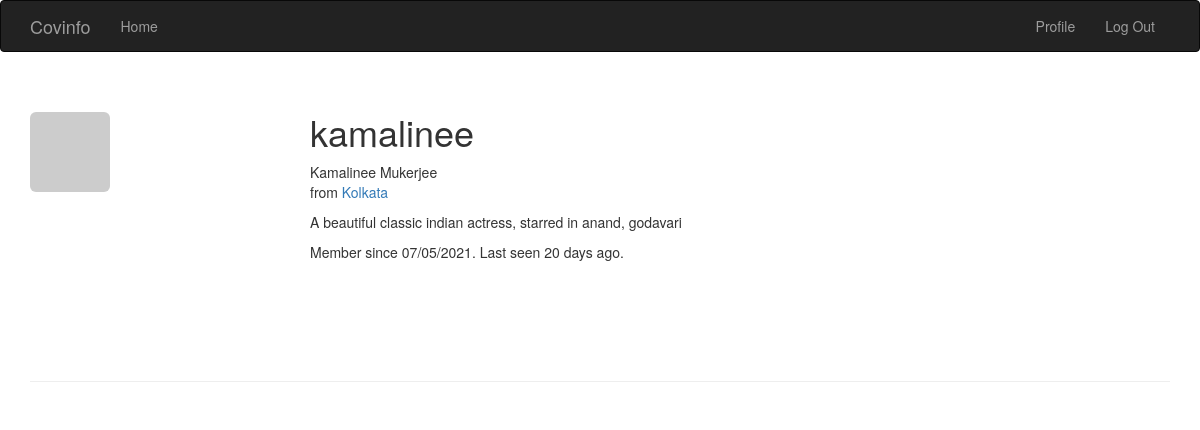
The page /user/kamalinee (signed in) on the database its author committed.
### app/models.py (models this page shows, shortened)
class User(UserMixin, db.Model):
    __tablename__ = 'users'
    id = db.Column(db.Integer, primary_key=True)
    email = db.Column(db.String(64), unique=True, index=True)
    username = db.Column(db.String(64), unique=True, index=True)
    name = db.Column(db.String(64))
    location = db.Column(db.String(64))
    about_me = db.Column(db.Text())
    member_since = db.Column(db.DateTime(), default=datetime.utcnow)
    last_seen = db.Column(db.DateTime(), default=datetime.utcnow)
    role_id = db.Column(db.Integer, db.ForeignKey('roles.id'))
    password_hash = db.Column(db.String(128))
    confirmed = db.Column(db.Boolean, default=False)
    avatar_hash = db.Column(db.String(32))
    @property
    def password(self):
        raise AttributeError('password is not a readable attribute')
    def ping(self):
        self.last_seen = datetime.utcnow()
        db.session.add(self)
        db.session.commit()
    def can(self, perm):
        return self.role is not None and self.role.has_permission(perm)
    def is_administrator(self):
        return self.can(Permission.ADMIN)
    def gravatar_hash(self):
        return hashlib.md5(self.email.lower().encode('utf-8')).hexdigest()
    def gravatar(self, size=100, default='identicon', rating='g'):
        if request.is_secure:
            url = 'https://secure.gravatar.com/avatar'
        else:
            url = 'http://www.gravatar.com/avatar'
        hash = self.avatar_hash or self.gravatar_hash()
        return '{url}/{hash}?s={size}&d={default}&r={rating}'.format(url=url, hash=hash, size=size, default=default, rating=rating)

### app/main/views.py (the view)
@main.route('/user/<username>')
def user(username):
    user = User.query.filter_by(username=username).first_or_404()
    return render_template('user.html', user=user)

### app/auth/views.py (called while the page is built)
@auth.before_app_request
def before_request():
    if current_user.is_authenticated :
        current_user.ping()
        if not current_user.confirmed \
                and request.blueprint != 'auth' \
                and request.endpoint != 'static':
            return redirect(url_for('auth.unconfirmed'))

### app/main/__init__.py (called while the page is built)
@main.app_context_processor
def inject_permissions():
    return dict(Permission=Permission)

### app/models.py (called while the page is built)
@login_manager.user_loader
def load_user(user_id):
    return User.query.get(int(user_id))

    def has_permission(self, perm):
        return self.permissions & perm == perm

### app/templates/user.html (shortened to what this page needs)
{% extends "base.html" %}
{% block page_content %}
<div class="page-header">
    <img class="img-rounded profile-thumbnail" src="{{ user.gravatar(size=256) }}">
    <div class="profile-header">
        <h1>{{ user.username }}</h1>
        {% if user.name or user.location %}
        <p>
            {% if user.name %}{{ user.name }}<br>{% endif %}
            {% if user.location %}
                from <a href="http://maps.google.com/?q={{ user.location }}">{{ user.location }}</a><br>
            {% endif %}
        </p>
        {% endif %}
        {% if user.about_me %}<p>{{ user.about_me }}</p>{% endif %}
        <p>Member since {{ moment(user.member_since).format('L') }}. Last seen {{ moment(user.last_seen).fromNow() }}.</p>
    </div>
</div>
{% endblock %}

### app/static/styles.css (style rules this page uses)
.profile-thumbnail { position: absolute; }
.profile-header { min-height: 260px; margin-left: 280px; }

### rows shown on the page
User: username "kamalinee", name "Kamalinee Mukerjee", location "Kolkata", about_me "A beautiful classic indian actress, starred in anand, godavari", member_since "07/05/2021", last_seen "20 days ago"
